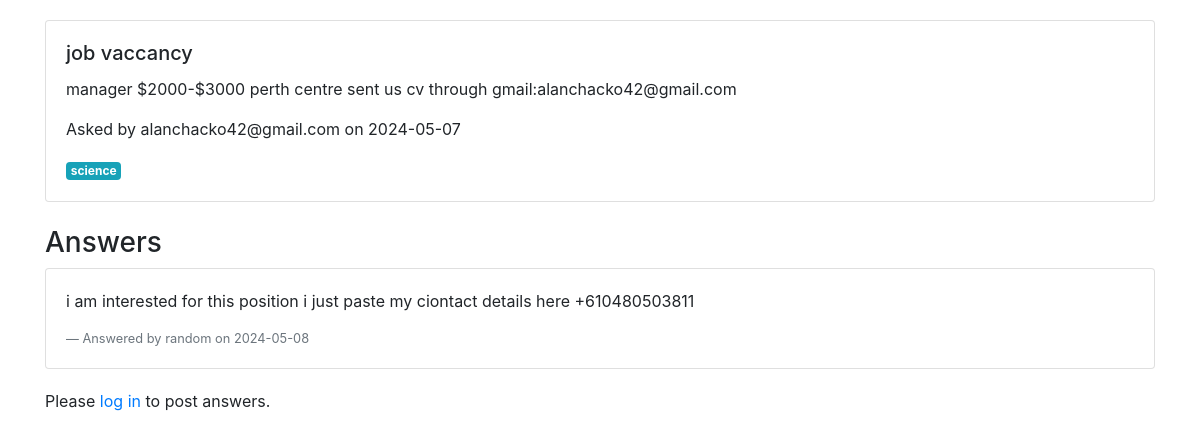
Page /question/3 on the earlier database version.
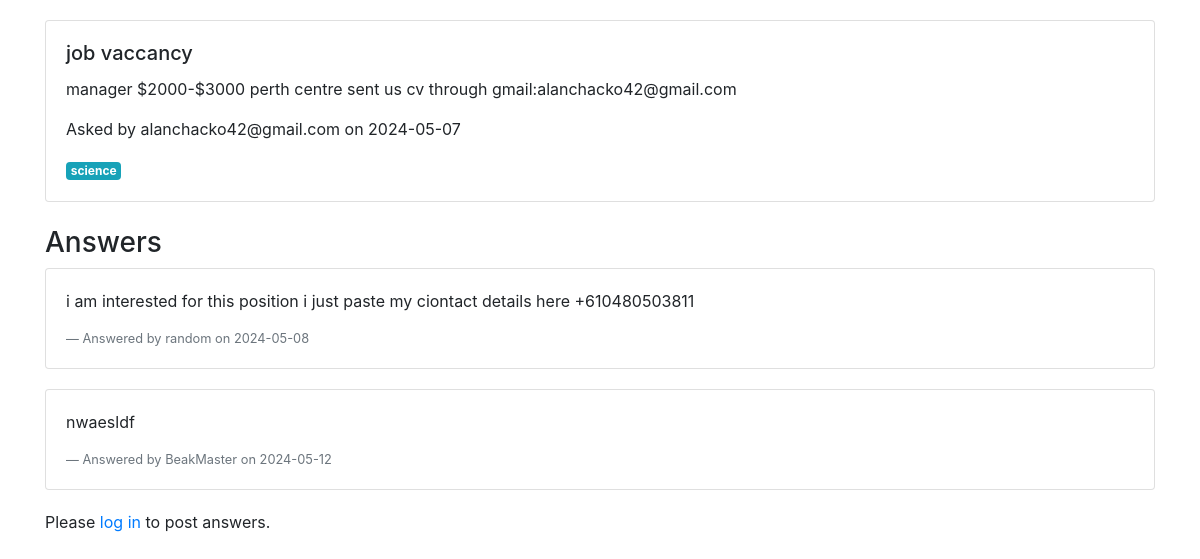
Same page on the later database version.
### app.py (models this page shows)
class Question(db.Model):
    id = db.Column(db.Integer, primary_key=True)
    title = db.Column(db.String(150), nullable=False)
    body = db.Column(db.String(10000), nullable=False)
    date = db.Column(db.DateTime(timezone=True), default=func.now())
    user_id = db.Column(db.Integer, db.ForeignKey('user.id'))
    answers = db.relationship('Answer', backref='question', lazy=True)
    categories = db.relationship('Category', secondary='question_categories', back_populates='questions')

class User(db.Model, UserMixin):
    id = db.Column(db.Integer, primary_key=True)
    email = db.Column(db.String(150), unique=True, nullable=False)
    username = db.Column(db.String(150), unique=True, nullable=False)
    password = db.Column(db.String(150), nullable=False)
    questions = db.relationship('Question', backref='author', lazy=True)
    answers = db.relationship('Answer', backref='author', lazy=True)

class Category(db.Model):
    id = db.Column(db.Integer, primary_key=True)
    title = db.Column(db.String(150), nullable=False)
    questions = db.relationship('Question', secondary='question_categories', back_populates='categories')

class Answer(db.Model):
    id = db.Column(db.Integer, primary_key=True)
    body = db.Column(db.String(10000), nullable=False)
    date = db.Column(db.DateTime(timezone=True), default=func.now())
    user_id = db.Column(db.Integer, db.ForeignKey('user.id'))
    question_id = db.Column(db.Integer, db.ForeignKey('question.id'))

### app.py (the view, shortened to what this page needs)
@app.route('/question/<int:question_id>', methods=['GET', 'POST'])
def question_details(question_id):
    question = Question.query.get_or_404(question_id)  # Move this up to use in POST
    answers = Answer.query.filter_by(question_id=question_id).all()
    return render_template('question_details.html', question=question, answers=answers)

### templates/question_details.html (shortened to what this page needs)
<!DOCTYPE html>
<html lang="en">
<head>
    <link rel="stylesheet" href="https://stackpath.bootstrapcdn.com/bootstrap/4.5.2/css/bootstrap.min.css">
</head>
<body>
    <div class="container">
        <div class="card">
            <div class="card-body">
                <h5 class="card-title">{{ question.title }}</h5>
                <p class="card-text">{{ question.body }}</p>
                <p>Asked by {{ question.author.username }} on {{ question.date.strftime('%Y-%m-%d') }}</p>
                {% for category in question.categories %}
                <span class="badge badge-info">{{ category.title }}</span>
                {% endfor %}
            </div>
        </div>
        <h3 class="mt-4">Answers</h3>
        {% for answer in answers %}
        <div class="card answer">
            <div class="card-body">
                <p>{{ answer.body }}</p>
                <footer class="blockquote-footer">Answered by {{ answer.author.username }} on {{ answer.date.strftime('%Y-%m-%d') }}</footer>
            </div>
        </div>
        {% endfor %}
        {% if current_user.is_authenticated %}
        <form action="{{ url_for('question_details', question_id=question.id) }}" method="POST">
            <textarea name="answer" class="form-control" rows="3" placeholder="Type your answer here..."></textarea>
            <button type="submit" class="btn btn-primary mt-2">Post Answer</button>
        </form>
        {% else %}
        <p>Please <a href="{{ url_for('login') }}">log in</a> to post answers.</p>
        {% endif %}
    </div>
</body>
</html>

### templates/question_details.html (style rules this page uses)
.container { margin-top: 20px; }
.answer { margin-bottom: 20px; }

Differences in the rows shown:
added Answer: body "nwaesldf", author.username "BeakMaster", date "2024-05-12"
